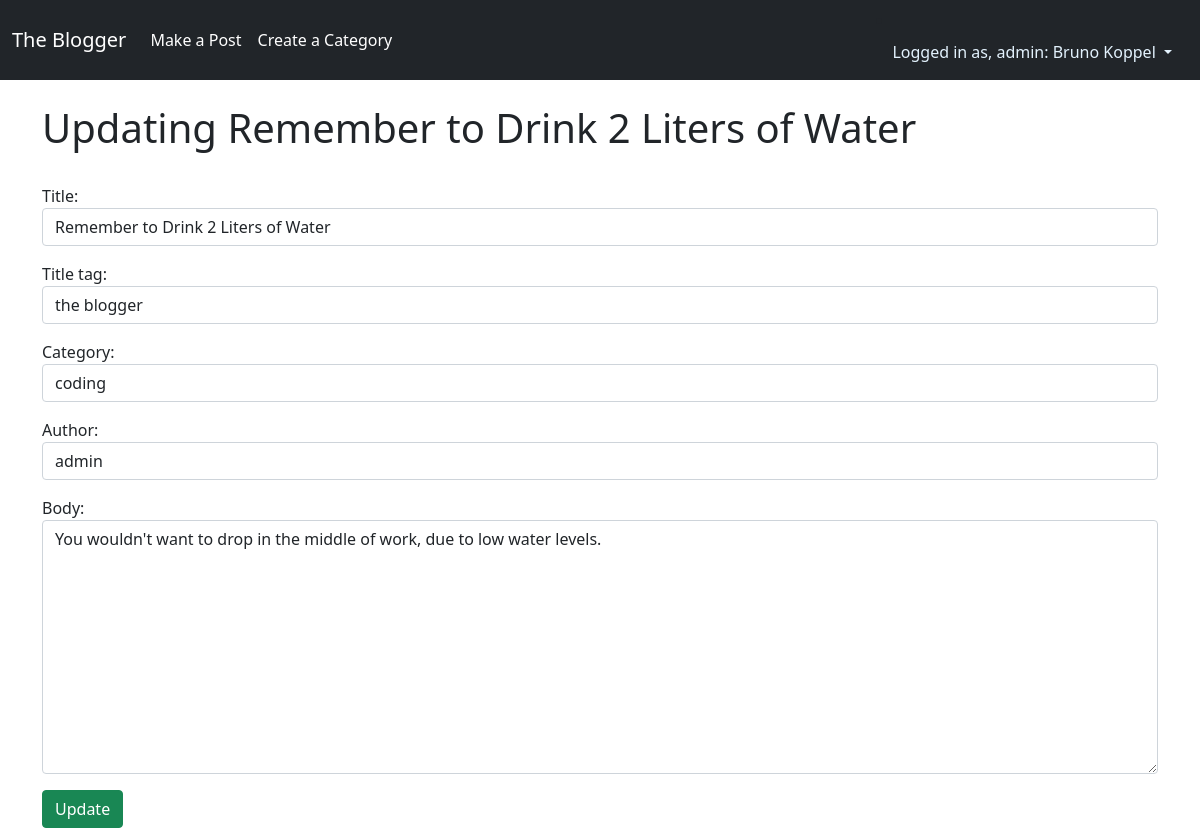
/post/update/2 (signed in), run on an earlier commit of the app's database.
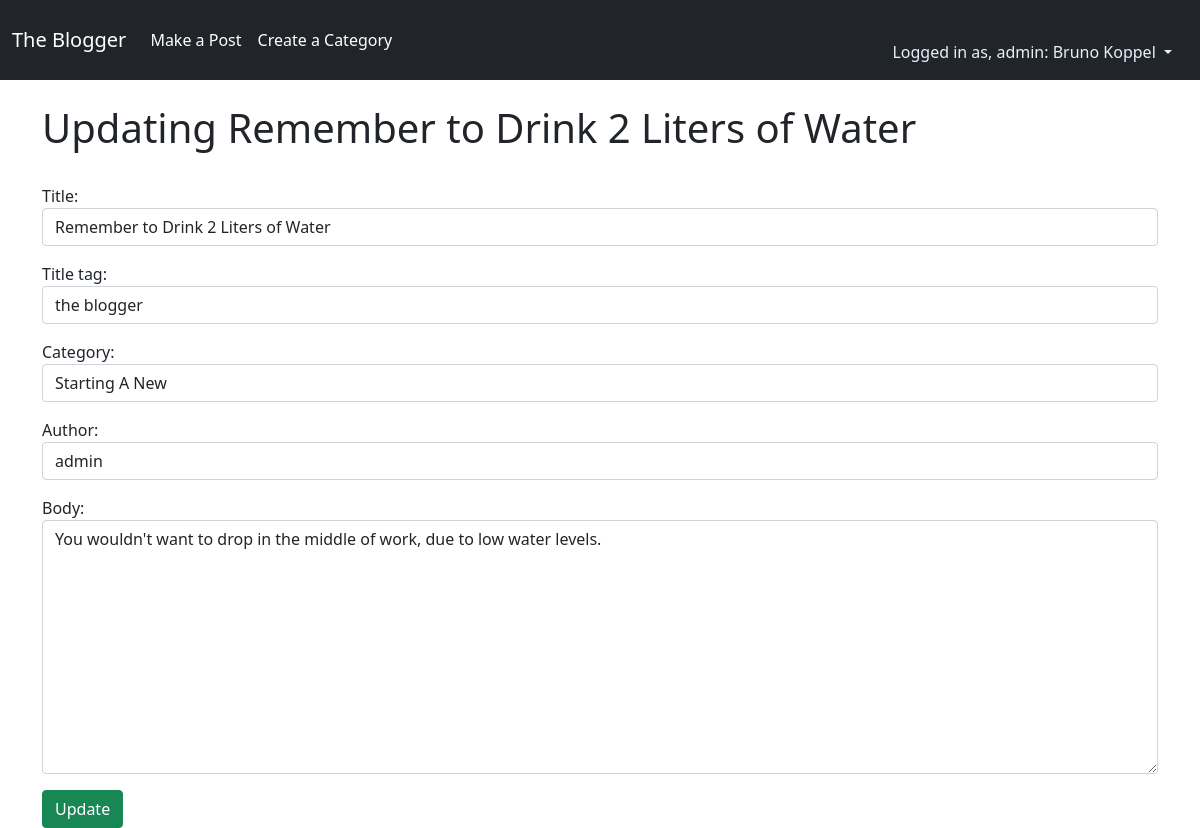
And on a later commit of the database.
### blogfeed/models.py (models this page shows, shortened)
class Post(models.Model):
  title = models.CharField(max_length=255)
  title_tag = models.CharField(max_length=255, default="the blogger")
  post_date = models.DateField(auto_now_add=True)
  author = models.ForeignKey(User, on_delete=models.CASCADE)
  body = models.TextField()
  date_added = models.DateTimeField(auto_now_add=True)
  category = models.CharField(max_length=255, default='uncategorized')

### blogfeed/views.py (the view)
# urls.py: path('post/update/<int:pk>', UpdatePostView.as_view(), name="post_update"),
class UpdatePostView(UpdateView):
  model = Post
  form_class = UpdatePostForm
  template_name = 'post_update.html'

### blogfeed/forms.py
class UpdatePostForm(forms.ModelForm):
  class Meta:
    model=Post
    fields=('title', 'title_tag', 'category', 'author', 'body')
    widgets = {
      'title': forms.TextInput(attrs={'class': 'form-control', 'placeholder': 'This is Title Placeholder'}),
      'title_tag': forms.TextInput(attrs={'class': 'form-control'}),
      'category': forms.Select(choices=choice_list, attrs={'class': 'form-control', 'placeholder': choices}),
      'author': forms.Select(attrs={'class': 'form-control'}),
      'body': forms.Textarea(attrs={'class': 'form-control'}),
    }

### blogfeed/templates/post_update.html (shortened to what this page needs)
{% extends 'base.html' %}
{% block content %}
{% if user.is_authenticated %}
<h1>Updating {{ post.title }}</h1>
<br/>
<div class="form-group">
  <form method="POST">
    {{ form.as_p }}
    <button class="btn btn-success">Update</button>
  </form>
</div>
{% else %}
YOU ARE NOT ALLOWED HERE SIR!!
{% endif %}
{% endblock %}

What changed in the data, as far as the page shows it:
changed Post "Remember to Drink 2 Liters of Water": category "coding" → "Starting A New"
